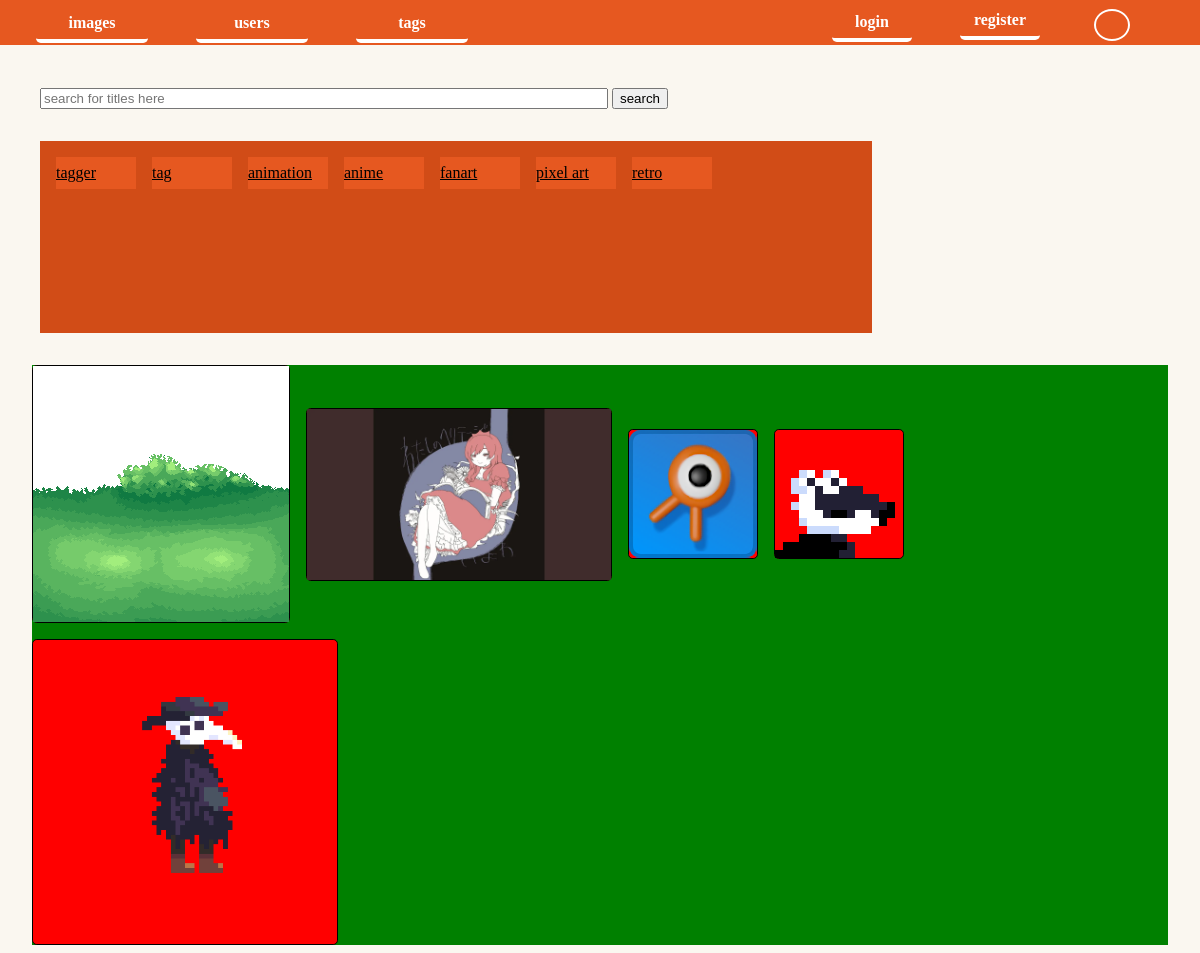
The page / on the database its author committed.
### tables this page shows
CREATE TABLE `tags` (
  `tagId` int(11) NOT NULL,
  `tagName` varchar(255) NOT NULL,
  `tagDesc` varchar(255) NOT NULL
);

CREATE TABLE `images` (
  `imgId` int(255) NOT NULL,
  `userId` int(255) NOT NULL,
  `imgFile` varchar(255) NOT NULL,
  `title` varchar(255) NOT NULL,
  `dateAdded` datetime(6) NOT NULL DEFAULT current_timestamp(6),
  `views` int(255) NOT NULL DEFAULT 0 COMMENT 'amount of times the picture was displayed on image.php'
);

### back/functions.php (called while the page is built, shortened)
<?php
class Stmt{
    private $db;
    private $stmt;
    public function __construct($db, $stmt="SELECT * FROM users"){
        $this->db = $db;
        if(($this->stmt=$db->prepare($stmt))===false){
            echo"<div class='err'> stmt failed".mysqli_error($db)."</div>";
            exit;
        }
    }
    function bind($type, $param){
        if (is_array($param))$param = array_values($param);
        else $param= array($param);
        for ($i=0; $i<count($param);$i++){
            $arr[$i]=&$param[$i];
        }
        call_user_func_array(array($this->stmt, "bind_param"), array_merge(array($type), $arr));
    }
    function exe(){
        if(!$this->stmt->execute()){
            echo "<div class='err'>execution error</div>".mysqli_error($this->db);
            exit;
        }
    }
    function fetch(){
        return mysqli_fetch_all($this->stmt->get_result(), MYSQLI_ASSOC);
    }
}
?>
<?php
function listImages($db, $search=null, $tags=null){
    if (isset($search)) $search = "%".$search."%";
    else $search="%";
    $statement="SELECT DISTINCT * FROM images WHERE title LIKE ?";
    $bindTypes = "s";
    $bindValues = array($search);
    $stmt = new Stmt($db, $statement);
    $stmt->bind($bindTypes, $bindValues);
    $stmt->exe();
    return $stmt->fetch();
}
?>
<?php
function listTags($db){
    $stmt = new Stmt($db, "SELECT * FROM tags");
    $stmt->exe();
    return $stmt->fetch();
}
?>

### index.php (the view, shortened to what this page needs)
<?php
include "block/header.phtml";
?>
<form method="GET" action='#' id="searchForm">
    <input placeholder="search for titles here" type="text" name="search" id="search" value='<?=(isset($_GET["search"]))?$_GET["search"]:null?>'>
    <input id="searchSubmit" type="submit" value="search">
    <div id="tagLister">
        <?php
        foreach(listTags($db) as $tag){
        ?>
        <a href="#" class="tag">
            <div class="tagName"><?=$tag["tagName"]?></div>
        </a>
        <?php
        }
        ?>
    </div>
</form>
<div id="listedImages">
<?php
$images = (!isset($_GET["search"]))?listImages($db):((isset($_GET["tags"]))?listImages($db, $_GET["search"], $_GET["tags"]):listImages($db, $_GET["search"]));
if (is_array($images)){
    foreach($images as $image){
        ?>
    <a href="image.php?imgId=<?= $image["imgId"]?>" class="imageObject">
        <img class="imageView" src="<?=$image["imgFile"]?>" alt="<?=$image["title"]?>">
    </a>
<?php
}
};
?>
</div>

### block/header.phtml (shortened to what this page needs)
<?php
require "back/init.php";
require "back/functions.php";
?>
<!DOCTYPE html>
<html lang="en">
<head>
    <link rel="stylesheet" href="block/header.css">
</head>
<body>
    <nav>
        <div id="navLeft">
            <a href="index.php">images</a>
            <a href="users.php">users</a>
            <a href="tags.php">tags</a>
        </div>
        <div id="navRight">
        <?php
        if (!isset($_SESSION["user"])){
        ?>
            <div id="loginDiv">
                <a id="log" href="#">login</a>
            </div>
            <a id="reg" href="reg.php">register</a>
            <div id="settings">
                <div id="setButton"><div class="inset"></div></div>
            </div>
            <?php
            }
            ?>
    </nav>
</body>
<p class="offset"></p>

### block/header.css (style rules this page uses)
:root { --themeMain: rgb(230, 88, 32); --themeBackground: rgb(250, 247, 240); --themeIndent: rgb(209, 76, 23); --themeHover: rgb(142, 140, 216); --themeGre: rgb(100,200,100); --themeText: rgb(0, 0, 0); --themeNavText: rgb(255,255,255); }
nav { position:absolute; top:0px; left:0px; width:100%; margin:0px 0px 0px 0px; height:2.5rem; padding-top:0.2rem; padding-bottom:0.1rem; background:var(--themeMain); display:flex; gap:1rem; justify-content:space-between; align-items:center; align-content:center; }
nav > div { margin-bottom:0.3rem; }
.offset { height:2.5rem; }
body { background:var(--themeBackground); color:var(--themeText); }
a { border-radius:0.3rem; color:var(--themeText); }
#navLeft { height:100%; padding-left:3%; padding-right:5%; flex-grow:9; display:flex; flex-wrap:nowrap; flex-direction:row; justify-content:flex-start; align-content:stretch; gap:3rem; }
#navLeft a { color:var(--themeNavText); padding: auto; width:7rem; height:80%; margin-bottom:0.3rem; margin-top:0.4rem; border:0.2rem hidden; border-bottom:solid 0.3rem #ffffff ; text-decoration:none; font-weight:bold; display:flex; justify-content:center; align-items:center; }
#navRight { display:flex; flex-direction:row; justify-content:flex-end; align-items:center; flex-wrap:nowrap; flex-grow:1; padding-right:4rem; height:100%; padding-top:0.4rem; padding-bottom:0.3rem; gap:3rem; }
#navRight a { height:80%; width:5rem; color:white; border-bottom:solid 0.3rem #ffffff ; text-align: center; text-decoration:none; font-weight:bold; display:flex; align-items:center; justify-content:center; }
#navRight > div, a { height:80% }
#navRight > div > a { height:100%; }
#settings { width:3rem; display:flex; flex-direction:column; align-items:center; justify-content:center; height:3rem; }
#setButton { position:absolute; margin:0.4rem 0 0 0; width:2rem; height:2rem; border-radius:50%; display:flex; align-items:center; justify-content:center; align-content:center; flex-direction:column; cursor:pointer; }
.inset { border:0.15rem solid white; width:2rem; height:2rem; border-radius:50%; }
#searchForm { position:relative; margin:2rem; }
#search { width:50%; height:10%; }
#tagLister { display:flex; gap:1rem; flex-direction:row; flex-wrap:wrap; background:var(--themeIndent); width:50rem; height:10rem; padding:1rem; margin-top:2rem; }
.tag { width:5rem; height:2rem; padding:1rem, 1rem, 1rem, 1rem; flex-basis:auto; background-color:red; padding:auto; display:flex; align-items: center; position:relative; }
.tagName { display:flex; background:red; width:5rem; height:2rem; text-align:center; align-items:center; padding-top:1%; background:var(--themeMain); cursor:pointer; line-height:100%; }
#listedImages { max-width:96%; margin:2% 2% 0% 2%; display:flex; flex-direction:row; align-items:center; flex-wrap:wrap; gap:1rem; background:green; }
.imageObject { display:flex; flex-direction:column; align-items:center; justify-content: center; max-width:20rem; max-height:20rem; background:red; border:var(--themeText) solid 1px; }
.imageView { max-width:19rem; max-height:20rem; }

### rows shown on the page
tags: tagName "tagger"
tags: tagName "tag"
tags: tagName "animation"
tags: tagName "anime"
tags: tagName "fanart"
tags: tagName "pixel art"
tags: tagName "retro"
images: imgFile (picture)
images: imgFile (picture)
images: imgFile (picture)
images: imgFile (picture)
images: imgFile (picture)
